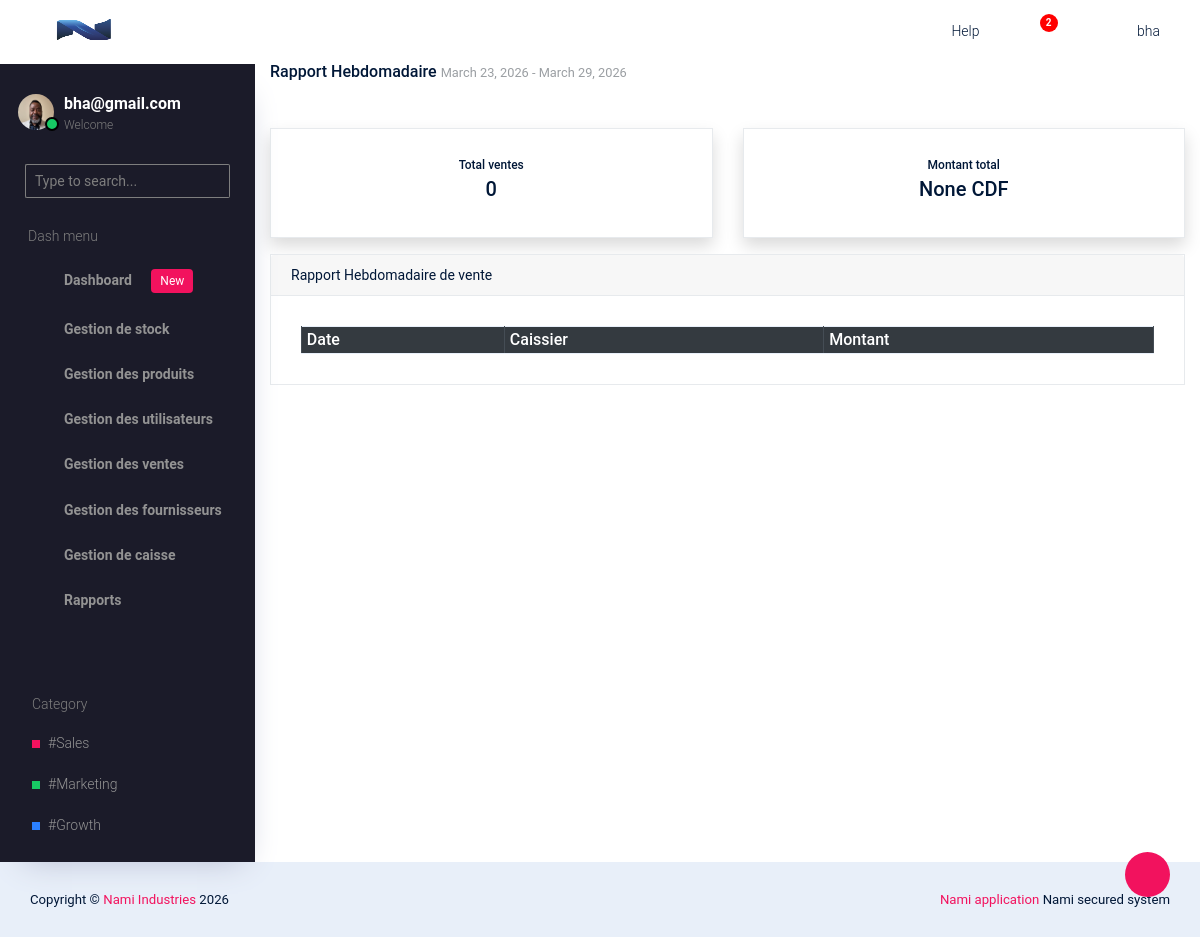
Page /main/rapport/vente/par-semaine/ (signed in) on the committed database.
### companie/models.py (models this page shows, shortened)
class Company(models.Model):
    BUSINESS_TYPES = (
        ('etablissement', 'Etablissement'),
        ('societe', 'Societe'),
    )
    ESTABLISHMENT_TYPES = (
        ('pme', 'PME'),
        ('ipme', 'IPME'),
        ('ecs', 'Entreprise en commandite simple'),
    )
    COMPANY_TYPES = (
        ('sa', 'Societe par actions'),
        ('sarl', 'Societe a responsabilite limitee'),
        ('personnes', 'Societe de personnes'),
    )
    CURRENCY_CHOICES = (
        ('BIF', 'Franc Burundais (BIF)'),
        ('USD', 'Dollar Americain (USD)'),
        ('EUR', 'Euro (EUR)'),
        ('CDF', 'Franc Congolais (CDF)'),
    )
    name = models.CharField(max_length=200)
    owner_name = models.CharField(max_length=200)
    business_type = models.CharField(max_length=20, choices=BUSINESS_TYPES)
    sub_type = models.CharField(max_length=50, blank=True)
    registration_number = models.CharField(max_length=150)
    country = CountryField()
    province = models.CharField(max_length=100)
    email = models.EmailField()
    phone = models.CharField(max_length=30)
    address = models.CharField(max_length=255, blank=True, null=True)
    website = models.URLField(blank=True, null=True)
    currency = models.CharField(
        max_length=10,
        choices=CURRENCY_CHOICES,
        default='CDF'
    )
    tva = models.DecimalField(max_digits=12, decimal_places=2, default=Decimal("0.00"))
    logo = models.ImageField(
        upload_to='company_logo/',
        blank=True,
        null=True
    )
    created_at = models.DateTimeField(auto_now_add=True)

### account/models.py (models this page shows, shortened)
class Profile(models.Model):
    user = models.OneToOneField(User, on_delete=models.CASCADE)
    photo = models.ImageField(upload_to="profiles/", blank=True, null=True)

### rapports/views.py (the view)
# urls.py: path('vente/par-semaine/',views.rapport_hebdomadaire, name='rapport_hebdomadaire'),
def rapport_hebdomadaire(request):
    today = timezone.now().date()
    start_week = today - timedelta(days=today.weekday())
    end_week = start_week + timedelta(days=6)
    ventes = Sale.objects.filter(
        created_at__date__range=[start_week, end_week],
        status='completed'
    )
    total_ventes = ventes.count()
    total_montant = ventes.aggregate(
        total=Sum("total_amount")
    )["total"]
    context = {
        "ventes": ventes,
        "total_ventes": total_ventes,
        "total_montant": total_montant,
        "start_week": start_week,
        "end_week": end_week
    }
    return render(request, "rapport_hebdomadaire.html",context)

### core/context_processors.py (called while the page is built)
def company_info(request):
	company = Company.objects.first()
	return {
		'company':company
	}

### rapports/templates/rapport_hebdomadaire.html (shortened to what this page needs)
{% extends 'base.html' %}
{% block content %}
{% load humanize %}
<div class="container-fluid">
	<h4 class="mb-3">
        Rapport Hebdomadaire
        <small class="text-muted">
            {{ start_week }} - {{ end_week }}
        </small>
    </h4>
    <br><br>
    <div class="row mb-3">
        <div class="col-md-6">
            <div class="card shadow text-center">
                <div class="card-body">
                    <h6>Total ventes</h6>
                    <h3>{{ total_ventes }}</h3>
                </div>
            </div>
        </div>
        <div class="col-md-6">
            <div class="card shadow text-center">
                <div class="card-body">
                    <h6>Montant total</h6>
                    <h3>{{ total_montant|intcomma }} {{company.currency}}</h3>
                </div>
            </div>
        </div>
    </div>
	<div class="card">
		<div class="card-header">
			Rapport Hebdomadaire de vente
		</div>
		<div class="card-body">
			<div class="table-responsive">
				<table class="table table-sm table-bordered">
					<thead class="table-dark">
					    <tr>
					        <th>Date</th>
					        <th>Caissier</th>
					        <th>Montant</th>
					    </tr>
					</thead>
				</table>
			</div>
		</div>
	</div>
</div>
{% endblock %}

### core/templates/base.html (shortened to what this page needs)
{% load static %}
<!DOCTYPE html>
<html lang="en">
  <head>
    <link rel="stylesheet" href="{% static 'vendors/typicons.font/font/typicons.css' %}">
    <link rel="stylesheet" href="{% static 'vendors/css/vendor.bundle.base.css' %}">
    <link rel="stylesheet" href="{% static 'css/vertical-layout-light/style.css' %}">
  </head>
  <body>
    <div class="container-scroller">
      <nav class="navbar col-lg-12 col-12 p-0 fixed-top d-flex flex-row">
        <div class="text-center navbar-brand-wrapper d-flex align-items-center justify-content-center">
          <a class="navbar-brand brand-logo" href="{% url 'dashboard:admin_dashboard' %}">
            {% if company and company.logo %}
            <img src="{{ company.logo.url }}" class="img-fluid" alt="logo"/>
            {% else %}
            <img src="{% static 'images/logo-mini.svg' %}" alt="logo"/>
            {% endif %}
          </a>
          <button class="navbar-toggler navbar-toggler align-self-center d-none d-lg-flex" type="button" data-toggle="minimize">
            <span class="typcn typcn-th-menu"></span>
          </button>
        </div>
        <div class="navbar-menu-wrapper d-flex align-items-center justify-content-end">
          <ul class="navbar-nav navbar-nav-right">
            <li class="nav-item d-none d-lg-flex  mr-2">
              <a class="nav-link" href="#">
                Help
              </a>
            </li>
            <li class="nav-item dropdown  d-flex">
              <a class="nav-link count-indicator dropdown-toggle d-flex align-items-center justify-content-center" id="notificationDropdown" href="#" data-toggle="dropdown">
                <i class="typcn typcn-bell mr-0"></i>
                <span class="count bg-danger">2</span>
              </a>
            </li>
            <li class="nav-item nav-profile dropdown">
              {% if user.is_authenticated %}
              <a class="nav-link dropdown-toggle  pl-0 pr-0" href="#" data-toggle="dropdown" id="profileDropdown">
                <i class="typcn typcn-user-outline mr-0"></i>
                <span class="nav-profile-name">{{ user.username }}</span>
              </a>
              {% endif %}
            </li>
          </ul>
        </div>
      </nav>
      <div class="container-fluid page-body-wrapper">
        <div class="theme-setting-wrapper">
          <div id="settings-trigger"><i class="typcn typcn-cog-outline"></i></div>
        </div>
        <nav class="sidebar sidebar-offcanvas" id="sidebar">
        <ul class="nav">
          <li class="nav-item">
            <div class="d-flex sidebar-profile">
              {% if user.is_authenticated %}
                {% if request.user.profile.photo %}
                  <div class="sidebar-profile-image">
                    <img src="{{ request.user.profile.photo.url }}" alt="image">
                    <span class="sidebar-status-indicator"></span>
                  </div>
                {% endif %}
              <div class="sidebar-profile-name">
                <p class="sidebar-name">
                  {{ user.email }}
                </p>
                <p class="sidebar-designation">
                  Welcome
                </p>
              </div>
              {% endif %}
            </div>
            <div class="nav-search">
              <div class="input-group">
                <input type="text" class="form-control" placeholder="Type to search..." aria-label="search" aria-describedby="search">
                <div class="input-group-append">
                  <span class="input-group-text" id="search">
                    <i class="typcn typcn-zoom"></i>
                  </span>
                </div>
              </div>
            </div>
            <p class="sidebar-menu-title">Dash menu</p>
          </li>
          {% for group in request.user.groups.all %}
            {% if group.name == "Admin" or group.name == "Caisse" or group.name == "Gestionnaire_stock" %}
            <li class="nav-item">
              <a class="nav-link" href="{% url 'dashboard:admin_dashboard' %}">
                <i class="typcn typcn-device-desktop menu-icon"></i>
                <span class="menu-title">Dashboard <span class="badge badge-primary ml-3">New</span></span>
              </a>
            </li>
            {% endif %}
            {% if group.name == "Admin" or group.name == "Gestionnaire_stock" %}
            <li class="nav-item">
              <a class="nav-link" data-toggle="collapse" href="#ui-basic" aria-expanded="false" aria-controls="ui-basic">
                <i class="typcn typcn-briefcase menu-icon"></i>
                <span class="menu-title">Gestion de stock</span>
                <i class="typcn typcn-chevron-right menu-arrow"></i>
              </a>
            </li>
          {% endif %}
          {% if group.name == "Admin" or group.name == "Gestionnaire_stock" %}
          <li class="nav-item">
            <a class="nav-link" data-toggle="collapse" href="#form-elements" aria-expanded="false" aria-controls="form-elements">
              <i class="typcn typcn-film menu-icon"></i>
              <span class="menu-title">Gestion des produits</span>
              <i class="menu-arrow"></i>
            </a>
          </li>
          {% endif %}
          {% if group.name == "Admin" %}
          <li class="nav-item">
            <a class="nav-link" data-toggle="collapse" href="#charts" aria-expanded="false" aria-controls="charts">
              <i class="typcn typcn-chart-pie-outline menu-icon"></i>
              <span class="menu-title">Gestion des utilisateurs</span>
              <i class="menu-arrow"></i>
            </a>
          </li>
          {% endif %}
          {% if group.name == "Admin" or group.name == "Caisse" %}
          <li class="nav-item">
            <a class="nav-link" data-toggle="collapse" href="#tables" aria-expanded="false" aria-controls="tables">
              <i class="typcn typcn-th-small-outline menu-icon"></i>
              <span class="menu-title">Gestion des ventes</span>
              <i class="menu-arrow"></i>
            </a>
          </li>
          {% endif %}
          {% if group.name == "Admin" %}
          <li class="nav-item">
            <a class="nav-link" data-toggle="collapse" href="#auth" aria-expanded="false" aria-controls="auth">
              <i class="typcn typcn-user-add-outline menu-icon"></i>
              <span class="menu-title">Gestion des fournisseurs</span>
              <i class="menu-arrow"></i>
            </a>
          </li>
          {% endif %}
          {% if group.name == "Admin" or group.name == "Caisse" %}
          <li class="nav-item">
            <a class="nav-link" data-toggle="collapse" href="#error" aria-expanded="false" aria-controls="error">
              <i class="typcn typcn-globe-outline menu-icon"></i>
              <span class="menu-title">Gestion de caisse</span>
              <i class="menu-arrow"></i>
            </a>
          </li>
          {% endif %}
          {% if group.name == "Admin" %}
          <li class="nav-item">
            <a class="nav-link" data-toggle="collapse" href="#rapport" aria-expanded="false" aria-controls="rapport">
              <i class="typcn typcn-document-text menu-icon"></i>
              <span class="menu-title">Rapports</span>
              <i class="menu-arrow"></i>
            </a>
          </li>
          {% endif %}
          {% endfor %}
        </ul>
        <ul class="sidebar-legend">
          <li>
            <p class="sidebar-menu-title">Category</p>
          </li>
          <li class="nav-item"><a href="#" class="nav-link">#Sales</a></li>
          <li class="nav-item"><a href="#" class="nav-link">#Marketing</a></li>
          <li class="nav-item"><a href="#" class="nav-link">#Growth</a></li>
        </ul>
      </nav>
        {% block content %}{% endblock %}
    </div>
  </body>
  <footer class="footer">
  <div class="d-sm-flex justify-content-center justify-content-sm-between">
    <span class="text-center text-sm-left d-block d-sm-inline-block">Copyright © <a href="https://" target="_blank">Nami Industries</a> 2026</span>
    <span class="float-none float-sm-right d-block mt-1 mt-sm-0 text-center"><a href="https://" target="_blank">Nami application </a>Nami secured system</span>
  </div>
</footer>
</html>

### rows in the picture
Company: logo (picture), currency "CDF"

### other values in the picture
{{ user.username }} "bha"
{{ user.email }} "bha@gmail.com"
{{ start_week }} "March 23, 2026"
{{ end_week }} "March 29, 2026"
{{ total_ventes }} "0"
{{ total_montant|intcomma }} "None"
